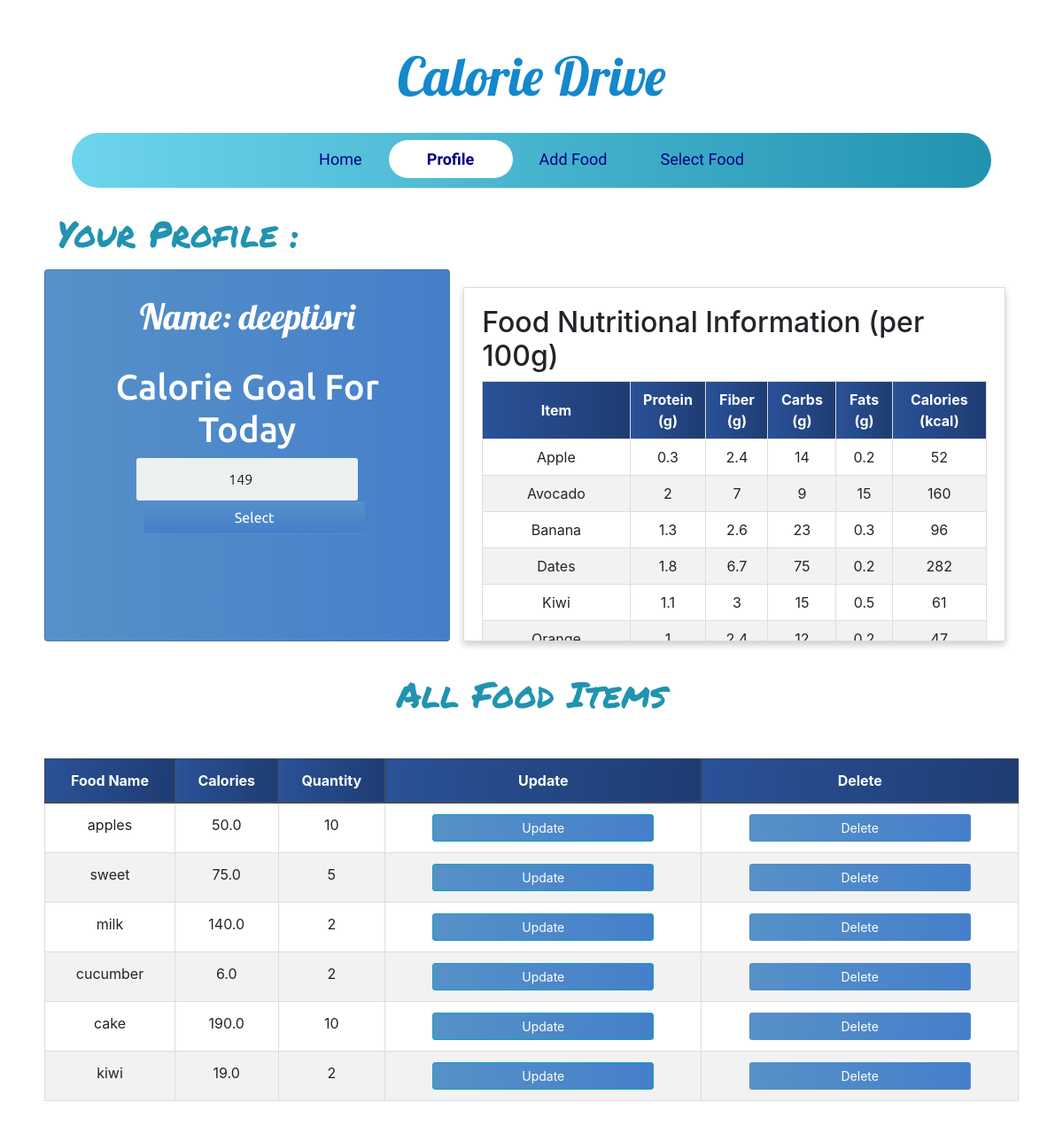
Screenshot of /profile/ (signed in) with the database file from the repository.
### calories/models.py (models this page shows, shortened)
class Profile(models.Model):
	person_of = models.ForeignKey(User,null=True,on_delete=models.CASCADE)
	calorie_count = models.FloatField(default=0,null=True,blank=True)
	food_selected = models.ForeignKey(Food,on_delete=models.CASCADE,null=True,blank=True)
	quantity = models.FloatField(default=0)
	total_calorie = models.FloatField(default=0,null=True)
	date = models.DateField(auto_now_add = True)
	calorie_goal = models.PositiveIntegerField(default=0)
	all_food_selected_today = models.ManyToManyField(Food,through='PostFood',related_name='inventory')

class Food(models.Model):
	name = models.CharField(max_length=200 ,null=False)
	quantity = models.PositiveIntegerField(null=False,default=0)
	calorie = models.FloatField(null=False,default=0)
	person_of = models.ForeignKey(User,null=True,on_delete=models.CASCADE)

### calories/views.py (the view)
# urls.py: path('profile/',ProfilePage,name='profile'),
@login_required
def ProfilePage(request):
	person = Profile.objects.filter(person_of=request.user).last()
	food_items = Food.objects.filter(person_of=request.user)
	form = ProfileForm(instance=person)
	if request.method == 'POST':
		form = ProfileForm(request.POST,instance=person)
		if form.is_valid():
			form.save()
			return redirect('profile')
	else:
		form = ProfileForm(instance=person)
	some_day_last_week = timezone.now().date() -timedelta(days=7)
	records=Profile.objects.filter(date__gte=some_day_last_week,date__lt=timezone.now().date(),person_of=request.user)
	context = {'form':form,'food_items':food_items,'records':records}
	return render(request, 'profile.html',context)

### calories/forms.py
class ProfileForm(forms.ModelForm):
	class Meta:
		model = Profile
		fields = ('calorie_goal',)

### templates/profile.html (shortened to what this page needs)
{% extends 'base.html' %}
{% block content %}
<div class="container-fluid">
    <h1 class="headline">Your Profile :</h1>
    <div class="row mt-3 mb-3">
        <div class="col-lg-5 card card-body">
            <div class="app-title">
                <h1 class="text-center profile-text mt-2">Name: {{ request.user }}</h1>
            </div>
            <form method="POST" action="" class="login-form pt-4">
                <h1>Calorie Goal For Today</h1>
                {% for field in form %}
                    {{ field }}
                {% endfor %}
                <input class="btn login_btn profile-submit ml-3" type="submit" value="Select">
            </form>
        </div>
        <div class="col-lg-7">
            {% include 'nutrition_table.html' %}
        </div>
    </div>
    <h1 class="text-center headline">All Food Items</h1>
    <div class="row mt-5">
        <table class="table text-center">
            <thead class="thead-dark">
                <tr>
                    <th scope="col">Food Name</th>
                    <th scope="col">Calories</th>
                    <th scope="col">Quantity</th>
                    <th scope="col">Update</th>
                    <th scope="col">Delete</th>
                </tr>
            </thead>
            <tbody>
                {% for food in food_items %}
                <tr>
                    <td>{{ food.name }}</td>
                    <td>{{ food.calorie }}</td>
                    <td>{{ food.quantity }}</td>
                    <td><a class="btn btn-sm btn-info" href="{% url 'update_food' food.id %}">Update</a></td>
                    <td><a class="btn btn-sm" href="{% url 'delete_food' food.id %}">Delete</a></td>
                </tr>
                {% endfor %}
            </tbody>
        </table>
    </div>
</div>
{% endblock content %}

### static/css/base.css (style rules this page uses)
a { text-decoration:none !important; }
body { font-family: Arial; background-color: #3498DB; padding: 50px; }
.app-title { text-align: center; color: #777; }
.login-form { text-align: center; }
input { text-align: center; background-color: #ECF0F1; border: 2px solid transparent; border-radius: 3px; font-size: 16px; font-weight: 200; padding: 10px 0; width: 250px; transition: border .5s; }
.btn { background: #457fca; background: -webkit-linear-gradient(to right, #5691c8, #457fca); background: linear-gradient(to right, #5691c8, #457fca); color: white !important; font-size: 16px; line-height: 25px; padding: 10px 0; text-decoration: none; text-shadow: none; border-radius: 3px; box-shadow: none; transition: 0.25s; display: block; width: 250px; margin: 0 auto; }
.card { background: #457fca; background: -webkit-linear-gradient(to right, #5691c8, #457fca); background: linear-gradient(to right, #5691c8, #457fca); color:white; }
.card::before, .card::after { position: absolute; top: 0; right: 0; bottom: 0; left: 0; transform: scale3d(0, 0, 1); transition: transform .3s ease-out 0s; background: rgba(255, 255, 255, 0.1); content: ''; pointer-events: none; }
.card::before { transform-origin: left top; }
.card::after { transform-origin: right bottom; }
th { background: #1e3c72; background: -webkit-linear-gradient(to right, #2a5298, #1e3c72); background: linear-gradient(to right, #2a5298, #1e3c72); }
.card { font-family: 'Grandstander', cursive; font-family: 'Ubuntu', sans-serif; }
.headline { font-family: 'Permanent Marker', cursive; padding-top:20px; color: #2193b0; color: -webkit-linear-gradient(to right, #6dd5ed, #2193b0); color: linear-gradient(to right, #6dd5ed, #2193b0); }
.profile-text { color:white; font-family: 'Lobster', cursive; }
.table { background-color: white; color: #18AD7C; }
.profile-submit { background: #457fca; background: -webkit-linear-gradient(to bottom, #5691c8, #457fca); background: linear-gradient(to bottom, #5691c8, #457fca); }

### templates/nutrition_table.html (style rules this page uses)
table { width: 100%; border-collapse: collapse; }
th { background-color: #4CAF50; color: white; }

### rows the page displays
Profile: form "149"
Food: name "apples", calorie "50.0", quantity "10"
Food: name "sweet", calorie "75.0", quantity "5"
Food: name "milk", calorie "140.0", quantity "2"
Food: name "cucumber", calorie "6.0", quantity "2"
Food: name "cake", calorie "190.0", quantity "10"
Food: name "kiwi", calorie "19.0", quantity "2"

### other values shown
{{ request.user }} "deeptisri"
